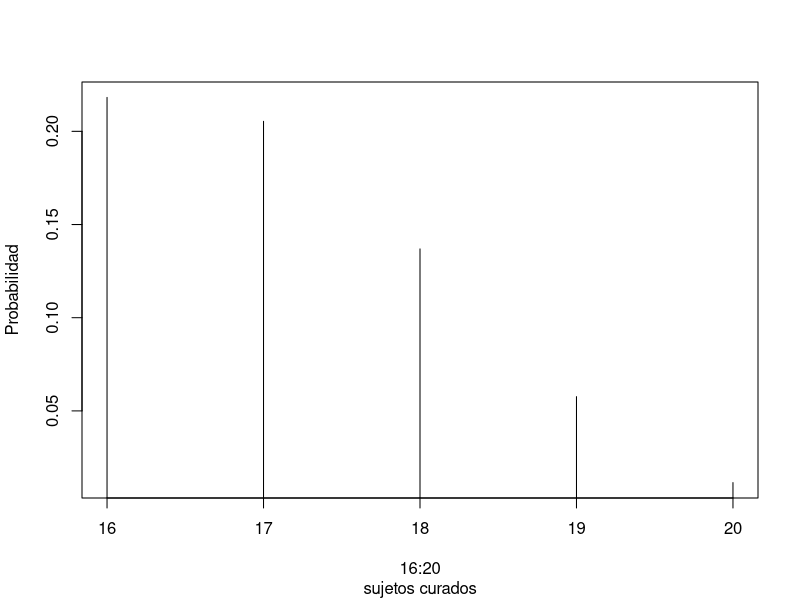
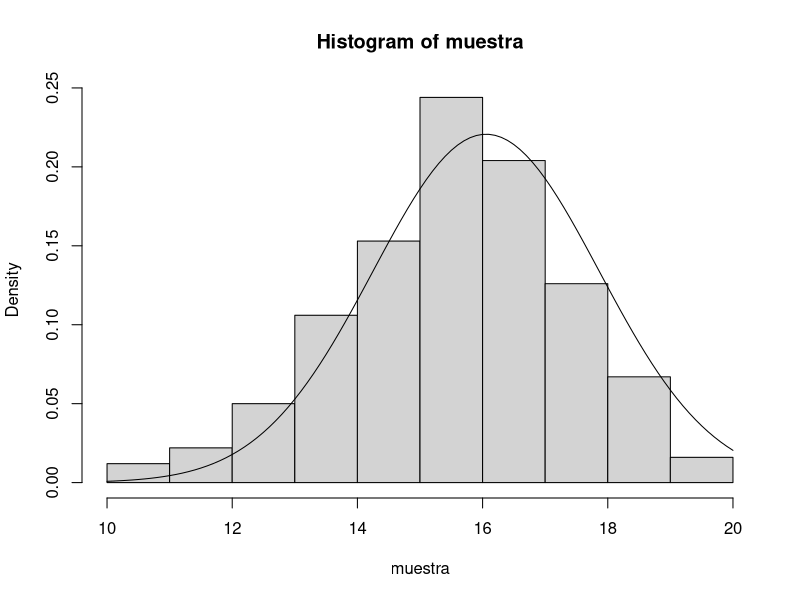

Reproduce these figures in R, in order.
## ---- chunk 1
#A
0.1+0.25+0.3+0.15+0.1
#B
0.15+0.25+0.3+0.2+0.1
## ---- chunk 2
#P(X=7)
a<- 0.2

#P(X>=5)= P(X=5)+P(X=7)+P(X=9)
b<- c(0.3,0.2,0.1)
sum(b) # 0.6

# P(5=<X<8) = P(X=5)+P(X=7)
d<- c(0.3,0.2)
sum(d) # 0.5

# P(X=7|X>=5) = P(X=7)/P(X>=5)
e<- intersect(a,b)/sum(b)
e # 0.3333333

## ---- chunk 3
0.3/0.7
## ---- chunk 4
0.8+0.7-(0.8*0.7)
## ---- chunk 5
#Podríamos calcular la suma de la P(X=16),..,P(X=20):
x<-16:20
y<- dbinom(16:20,20,0.8)
data.frame("Prob"=y, row.names = x)
plot(16:20, dbinom(16:20,20,0.8), type="h", ylab = "Probabilidad", sub="sujetos curados")
## ---- chunk 6
#pero directamente podemos calcular la probabilidad de que se cureen 16 o más sujetos si #consideramos que equivale a 1 menos la probabilidad de que se curen 15 sujetos:
1-pbinom(15,20,0.8)
## ---- chunk 7
set.seed(2020)
muestra <- c(rbinom(1000,20,0.8))
media<- mean(muestra)
sd(muestra)
alpha<- 0.05
cuantil<- qnorm(1-alpha/2)
lim_inferior<- media-cuantil*sd(muestra)/sqrt(1000)
lim_superior<- media+cuantil*sd(muestra)/sqrt(1000)
lim_superior
lim_inferior
t.test(muestra, conf.level = 0.95)
## ---- chunk 8
t.test(muestra, alternative ="two.sided", mu=16, conf.level = 0.95)
## ---- chunk 9
media<- mean(muestra)
std<- sqrt(var(muestra))
hist(muestra, freq = F)
curve(dnorm(x, mean=media,sd=std), from= 10, to= 20, add = T)

## ---- chunk 10
pnorm(100, mean = 160, sd=31.4)
## ---- chunk 11
pnorm(100, mean=80, sd=10)
1-pnorm(100, mean = 80, sd=10)
## ---- chunk 12
((1-0.02801334)*0.1)/(((1-0.02801334)*0.1)+(0.02275013*0.9))
## ---- chunk 13
set.seed(2020)
rnorm(20, mean=160, sd=31.4)
mean(rnorm(20, mean=160, sd=31.4))
alpha<- 0.05
media<- 174.2537
n<- 20
varianza <- (31.4)^2
cuantil<-qnorm(1-alpha/2)
lim_inf<-media-cuantil*sqrt(varianza)/sqrt(n)
lim_sup<-media+cuantil*sqrt(varianza)/sqrt(n)
lim_inf
lim_sup

## ---- chunk 14
set.seed(2020)
mean(rnorm(350, mean=160, sd=31.4))
## ---- chunk 15
alpha<- 0.05
media<- 158.9736
n<- 350
varianza <- (31.4)^2
cuantil<-qnorm(1-alpha/2)
lim_inf<-media-cuantil*sqrt(varianza)/sqrt(n)
lim_sup<-media+cuantil*sqrt(varianza)/sqrt(n)
lim_inf
lim_sup
